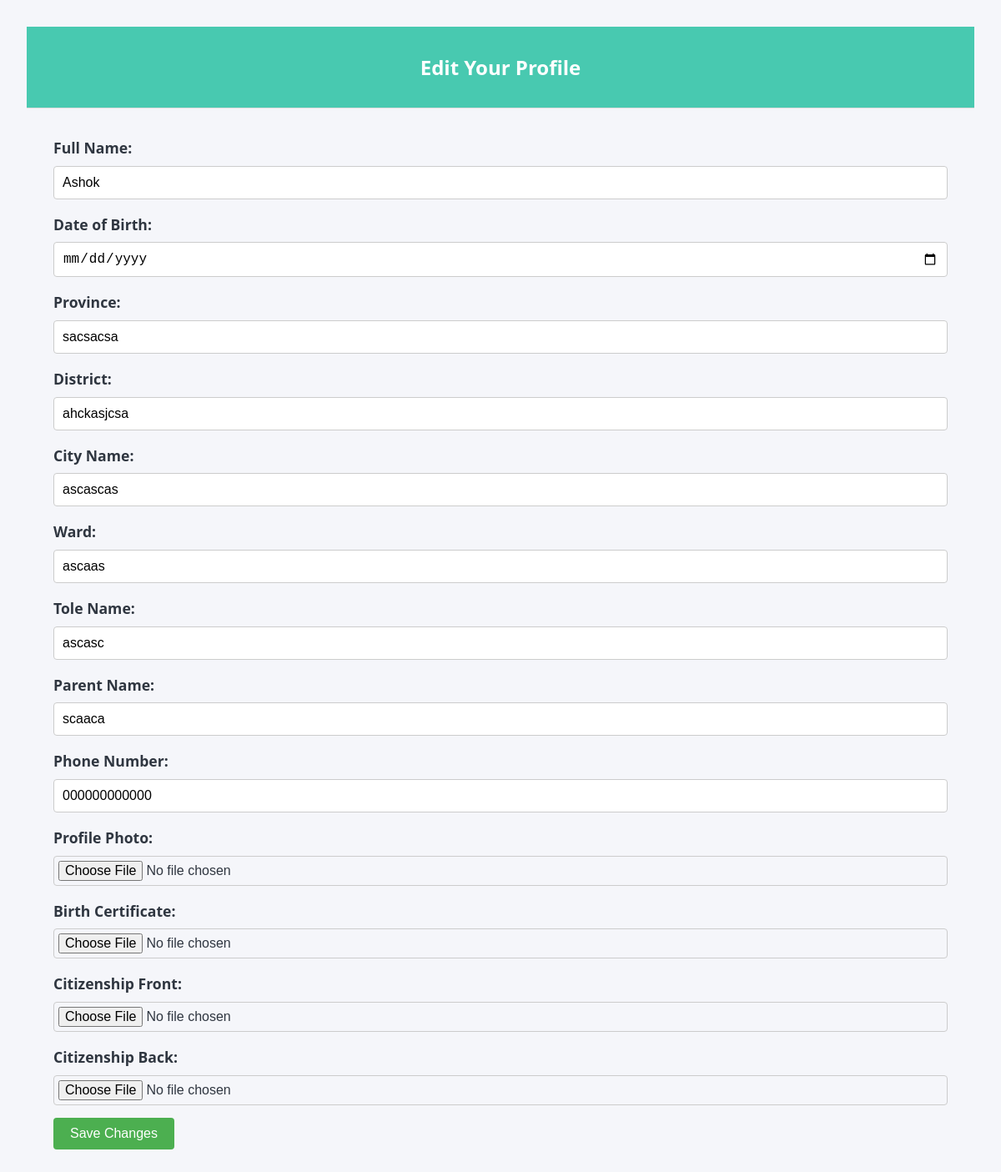
The page /edit_user_profile/ (signed in) on the database its author committed.
### complaints/models.py (models this page shows, shortened)
class UserVerification(models.Model):
    user = models.OneToOneField(User, on_delete=models.CASCADE)
    full_name = models.CharField(max_length=100)
    date_of_birth = models.DateField()
    district = models.CharField(max_length=100)
    province = models.CharField(max_length=100)
    city_name = models.CharField(max_length=100)
    ward = models.CharField(max_length=10)
    tole_name = models.CharField(max_length=100)
    front_citizenship = models.ImageField(upload_to='citizenship/', null=True, blank=True)
    back_citizenship = models.ImageField(upload_to='citizenship/', null=True, blank=True)
    birth_certificate = models.ImageField(upload_to='birth_certificates/', null=True, blank=True)
    parent_name = models.CharField(max_length=100)
    phone_number = models.CharField(max_length=15)
    is_verified = models.BooleanField(default=False)  # Set to False initially
    status = models.CharField(max_length=20, choices=[('pending', 'Pending'), ('approved', 'Approved'), ('rejected', 'Rejected')], default='pending')
    user_photo = models.ImageField(upload_to='user_photos/', null=True, blank=True)  # Added user photo field

### complaints/views.py (the view)
# urls.py: path('edit_user_profile/', views.edit_user_profile, name='edit_user_profile'),
def edit_user_profile(request):
    user_verification = request.user.userverification
    if request.method == 'POST':
        form = UserVerificationForm(request.POST, request.FILES, instance=user_verification)
        if form.is_valid():
            form.save()
            return redirect('user_profile')  # Redirect to user profile page after saving
    else:
        form = UserVerificationForm(instance=user_verification)
    return render(request, 'edit_user_profile.html', {'form': form})

### complaints/templates/edit_user_profile.html (shortened to what this page needs)
<!DOCTYPE html>
{% load static %}
<html lang="en">
<head>
    <link rel="stylesheet" href="{% static 'edit_user_profile.css' %}">
</head>
<body>
    <div class="container">
        <div class="profile-card">
            <header class="profile-header">
                <h2>Edit Your Profile</h2>
            </header>
            <div class="profile-details">
                <form method="POST" enctype="multipart/form-data">
                    <div class="form-group">
                        <label for="full_name">Full Name:</label>
                        <input type="text" name="full_name" id="full_name" value="{{ form.full_name.value }}" class="form-control" required>
                    </div>
                    <div class="form-group">
                        <label for="date_of_birth">Date of Birth:</label>
                        <input type="date" name="date_of_birth" id="date_of_birth" value="{{ form.date_of_birth.value }}" class="form-control" required>
                    </div>
                    <div class="form-group">
                        <label for="province">Province:</label>
                        <input type="text" name="province" id="province" value="{{ form.province.value }}" class="form-control" required>
                    </div>
                    <div class="form-group">
                        <label for="district">District:</label>
                        <input type="text" name="district" id="district" value="{{ form.district.value }}" class="form-control" required>
                    </div>
                    <div class="form-group">
                        <label for="city_name">City Name:</label>
                        <input type="text" name="city_name" id="city_name" value="{{ form.city_name.value }}" class="form-control" required>
                    </div>
                    <div class="form-group">
                        <label for="ward">Ward:</label>
                        <input type="text" name="ward" id="ward" value="{{ form.ward.value }}" class="form-control" required>
                    </div>
                    <div class="form-group">
                        <label for="tole_name">Tole Name:</label>
                        <input type="text" name="tole_name" id="tole_name" value="{{ form.tole_name.value }}" class="form-control" required>
                    </div>
                    <div class="form-group">
                        <label for="parent_name">Parent Name:</label>
                        <input type="text" name="parent_name" id="parent_name" value="{{ form.parent_name.value }}" class="form-control" required>
                    </div>
                    <div class="form-group">
                        <label for="phone_number">Phone Number:</label>
                        <input type="tel" name="phone_number" id="phone_number" value="{{ form.phone_number.value }}" class="form-control" required>
                    </div>
                    <div class="form-group">
                        <label for="user_photo">Profile Photo:</label>
                        <input type="file" name="user_photo" id="user_photo" class="form-control">
                    </div>
                    <div class="form-group">
                        <label for="birth_certificate">Birth Certificate:</label>
                        <input type="file" name="birth_certificate" id="birth_certificate" class="form-control">
                    </div>
                    <div class="form-group">
                        <label for="front_citizenship">Citizenship Front:</label>
                        <input type="file" name="front_citizenship" id="front_citizenship" class="form-control">
                    </div>
                    <div class="form-group">
                        <label for="back_citizenship">Citizenship Back:</label>
                        <input type="file" name="back_citizenship" id="back_citizenship" class="form-control">
                    </div>
                    <div class="form-group">
                        <button type="submit" class="btn btn-success">Save Changes</button>
                    </div>
                </form>
            </div>
        </div>
    </div>
</body>
</html>

### complaints/static/edit_user_profile.css (style rules this page uses)
* { margin: 0; padding: 0; box-sizing: border-box; }
body { font-family: 'Segoe UI', Tahoma, Geneva, Verdana, sans-serif; background-color: #f5f6fa; color: #2f3640; display: flex; justify-content: center; align-items: center; min-height: 100vh; }
.container { width: 100%; max-width: 1200px; padding: 2rem; }
.profile-header { background-color: #48C9B0; padding: 2rem; color: #fff; text-align: center; border-bottom: 1px solid #ddd; }
.profile-details { padding: 2rem; font-size: 1.1rem; line-height: 1.8; }
.form-group { margin-bottom: 15px; }
.form-group label { font-weight: bold; margin-bottom: 5px; display: block; }
.form-group input { width: 100%; padding: 10px; border: 1px solid #ccc; border-radius: 4px; font-size: 16px; }
.form-group input[type="file"] { padding: 5px; }
button { background-color: #4CAF50; color: white; padding: 10px 20px; border: none; border-radius: 4px; cursor: pointer; font-size: 16px; transition: background-color 0.3s; }

### rows shown on the page
UserVerification: full_name "Ashok", province "sacsacsa", district "ahckasjcsa", city_name "ascascas", ward "ascaas", tole_name "ascasc", parent_name "scaaca", phone_number "000000000000"
